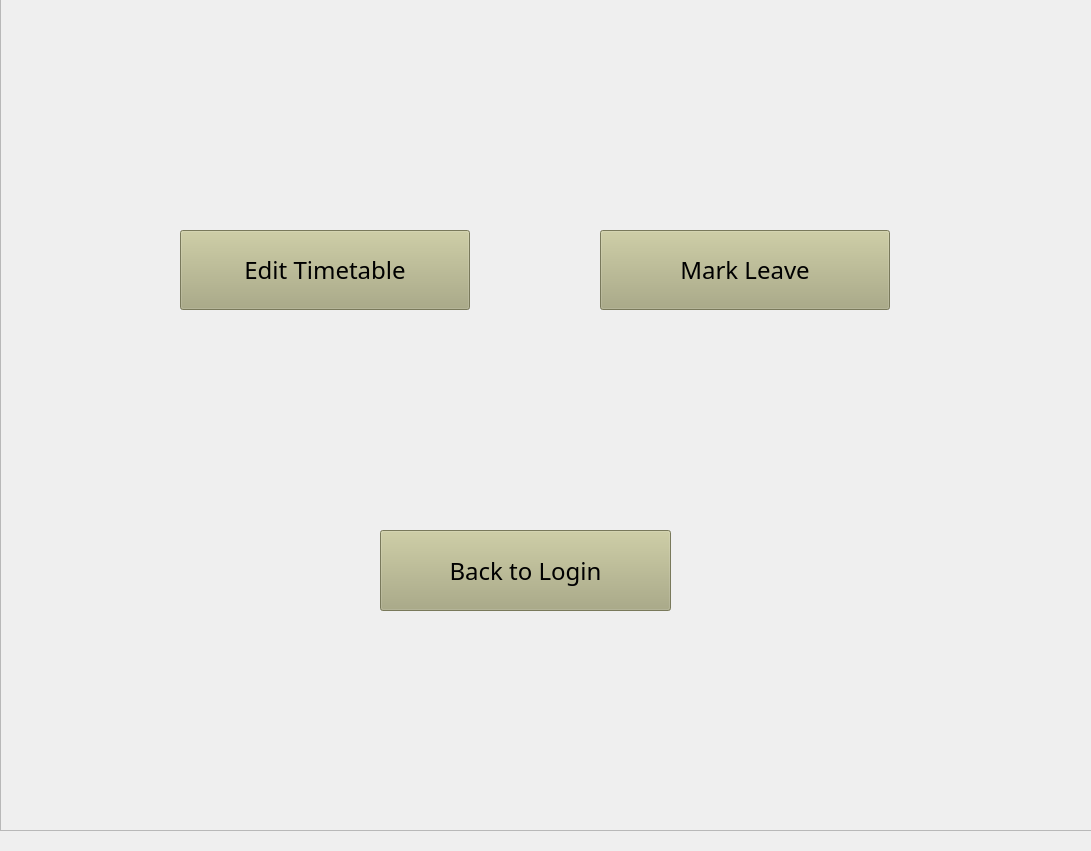
<?xml version="1.0" encoding="UTF-8"?>
<ui version="4.0">
 <class>MainWindow</class>
 <widget class="QMainWindow" name="MainWindow">
  <property name="geometry">
   <rect>
    <x>0</x>
    <y>0</y>
    <width>1091</width>
    <height>851</height>
   </rect>
  </property>
  <property name="windowTitle">
   <string>MainWindow</string>
  </property>
  <widget class="QWidget" name="centralwidget">
   <widget class="QFrame" name="frame">
    <property name="geometry">
     <rect>
      <x>0</x>
      <y>-20</y>
      <width>1271</width>
      <height>851</height>
     </rect>
    </property>
    <property name="styleSheet">
     <string notr="true">border-image:url(:/back/BACKGROUND.png)</string>
    </property>
    <property name="frameShape">
     <enum>QFrame::StyledPanel</enum>
    </property>
    <property name="frameShadow">
     <enum>QFrame::Raised</enum>
    </property>
    <widget class="QPushButton" name="backPB">
     <property name="geometry">
      <rect>
       <x>380</x>
       <y>550</y>
       <width>291</width>
       <height>81</height>
      </rect>
     </property>
     <property name="font">
      <font>
       <family>Leelawadee</family>
       <pointsize>18</pointsize>
      </font>
     </property>
     <property name="styleSheet">
      <string notr="true">background-color:rgb(170, 170, 127)</string>
     </property>
     <property name="text">
      <string>Back to Login</string>
     </property>
    </widget>
    <widget class="QPushButton" name="EditTTPB">
     <property name="geometry">
      <rect>
       <x>180</x>
       <y>250</y>
       <width>290</width>
       <height>80</height>
      </rect>
     </property>
     <property name="font">
      <font>
       <family>Leelawadee</family>
       <pointsize>18</pointsize>
      </font>
     </property>
     <property name="styleSheet">
      <string notr="true">background-color:rgb(170, 170, 127)</string>
     </property>
     <property name="text">
      <string>Edit Timetable</string>
     </property>
    </widget>
    <widget class="QPushButton" name="MarkLeavePB">
     <property name="geometry">
      <rect>
       <x>600</x>
       <y>250</y>
       <width>290</width>
       <height>80</height>
      </rect>
     </property>
     <property name="font">
      <font>
       <family>Leelawadee</family>
       <pointsize>18</pointsize>
      </font>
     </property>
     <property name="styleSheet">
      <string notr="true">background-color:rgb(170, 170, 127)</string>
     </property>
     <property name="text">
      <string>Mark Leave</string>
     </property>
    </widget>
   </widget>
  </widget>
 </widget>
 <resources>
  <include location="r4.qrc"/>
  <include location="r4.qrc"/>
 </resources>
 <connections/>
</ui>
